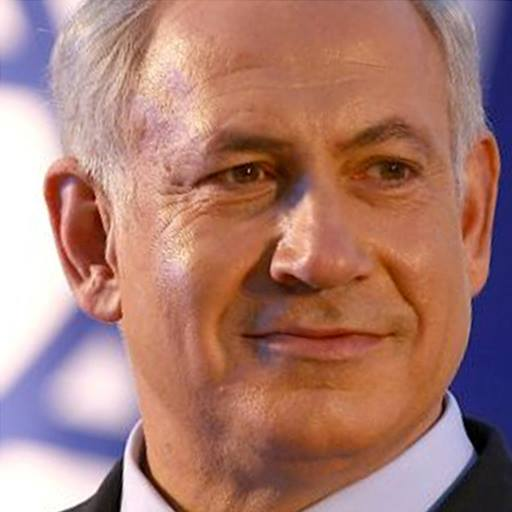
%> input picture Computer Vision/Image Blending/bib.jpg, 512 x 512 px
$ octave --eval "result = convDerivative(rgb2gray(imread('../Image Blending/bib.jpg')));"   (GNU Octave 9; MATLAB toolbox functions it lacks are replaced by stand-ins)
%> lines starting %> are read from the running program, lines starting %| are printed output that depends on the picture; in (x1, y1, x2, y2) boxes, pixels count from 0 and x2, y2 are one past the last pixel; in counts of white or black regions, pixels touching at a corner belong together; the program's own positions count from 1
function [ magnitude ] = convDerivative( inImage )
%A function that receives an image, an derives it using convolution
%with the vectors [1,0,-1] and [1;0;-1]
x = [1,0,-1];
xDerivative = conv2(double(inImage),double(x),'same');
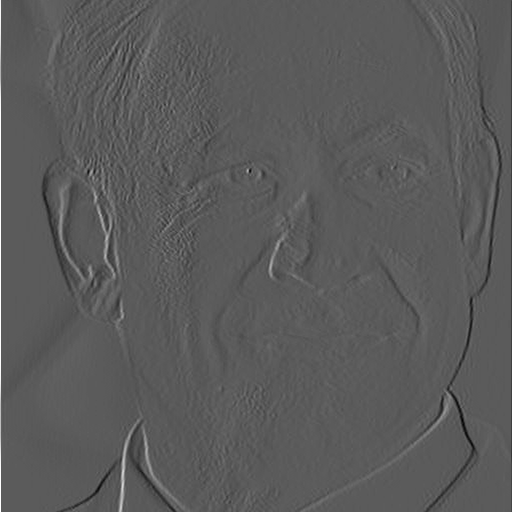
%> xDerivative: size 512x512 double; min -142, max 255, mean -0.4; drawn with min black and max white
y = x';
yDerivative = conv2(double(inImage),double(y),'same');
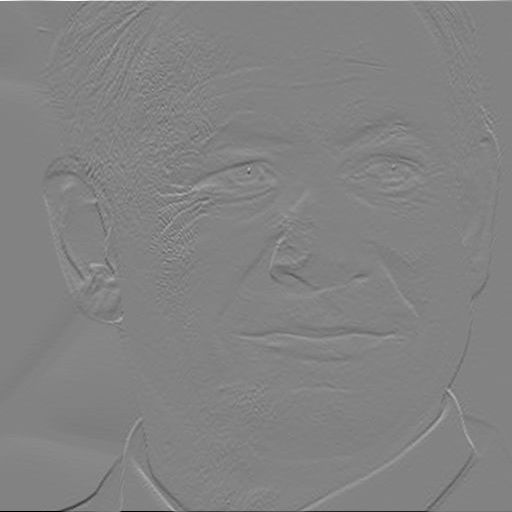
%> yDerivative: size 512x512 double; min -255, max 242, mean 0; drawn with min black and max white
magnitude = sqrt(abs(xDerivative.^2)+abs(yDerivative.^2));
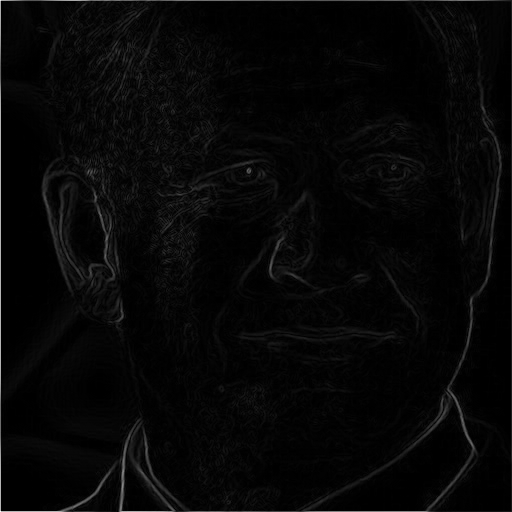
%> magnitude: size 512x512 double; min 0, max 360.6, mean 9.9; drawn with min black and max white
imshow(magnitude);
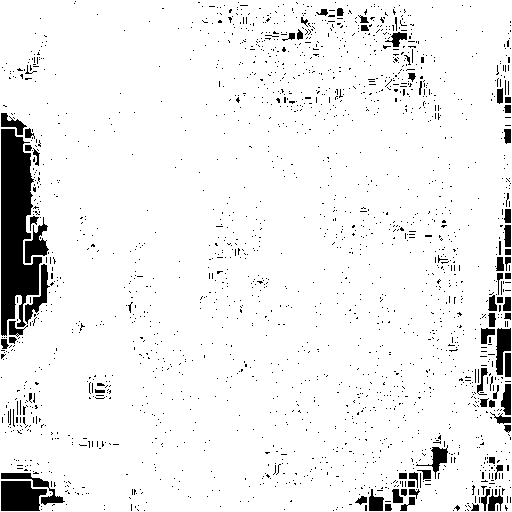
%> displayed picture: size 512x512, on the screen's scale of 0 to 255; 93.2% white; 2056 black regions (1981 under 20 px), largest, box (x1, y1, x2, y2) and area: (1, 129, 42, 336) 5334, (1, 481, 47, 511) 1127, (25, 217, 49, 263) 502
end

$ run again, on Computer Vision/Image Blending/dog.jpg
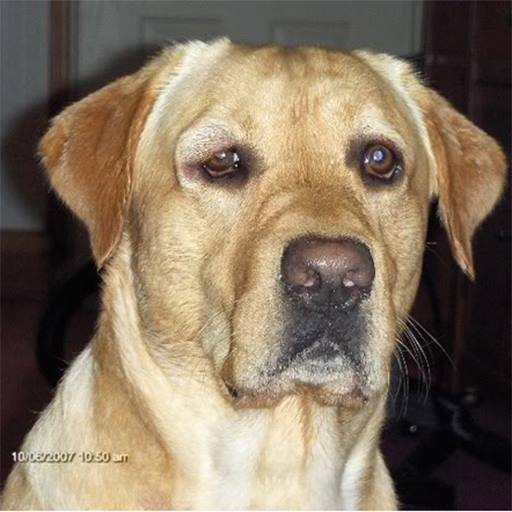
%> input picture Computer Vision/Image Blending/dog.jpg, 512 x 512 px
%> in convDerivative, `magnitude = sqrt(abs(xDerivative.^2)+abs(yDerivative.^2));`:
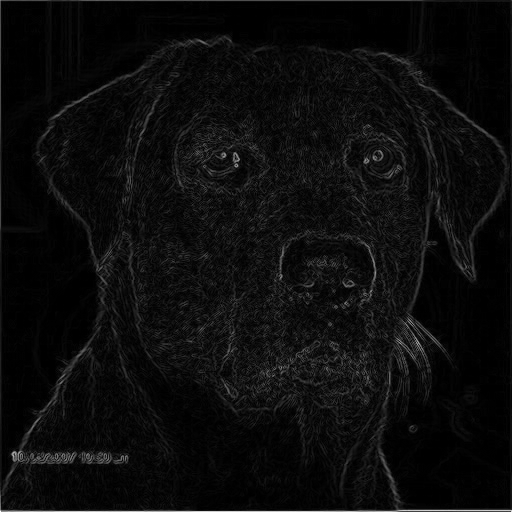
%> magnitude: size 512x512 double; min 0, max 293.8, mean 14.4; drawn with min black and max white
%> in convDerivative, `imshow(magnitude);`:
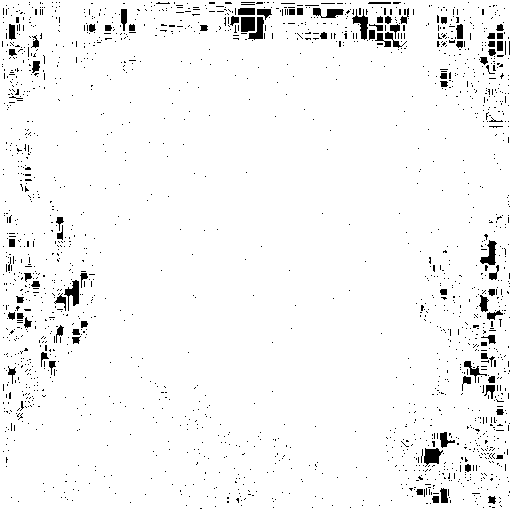
%> displayed picture: size 512x512, on the screen's scale of 0 to 255; 96.3% white; 1850 black regions (1765 under 20 px), largest, box (x1, y1, x2, y2) and area: (424, 448, 443, 467) 226, (64, 280, 79, 311) 218, (352, 9, 368, 40) 217
